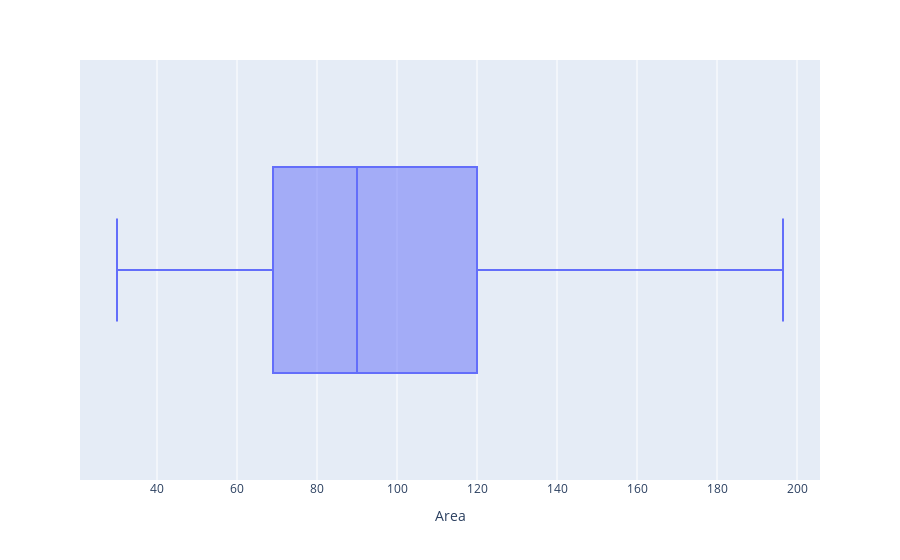

Write notebook code for a chart like this one.
### Code cell
px.box(x = df['Area'], data_frame = df)

### Figure 1 — Plotly figure (JSON) as saved in the notebook; plotly's stock layout.template omitted (floating-point values rounded to 4 significant figures; data arrays with more than 128 entries replaced by an {"elided": "..."} marker saying what was removed)
{"data": [{"alignmentgroup": "True", "hovertemplate": "Area=%{x}<extra></extra>", "legendgroup": "", "marker": {"color": "#636efa"}, "name": "", "notched": false, "offsetgroup": "", "orientation": "h", "showlegend": false, "type": "box", "x": {"elided": "3452 float values"}, "x0": " ", "xaxis": "x", "y0": " ", "yaxis": "y"}], "layout": {"boxmode": "group", "legend": {"tracegroupgap": 0}, "margin": {"t": 60}, "xaxis": {"anchor": "y", "domain": [0, 1], "title": {"text": "Area"}}, "yaxis": {"anchor": "x", "domain": [0, 1]}}}
